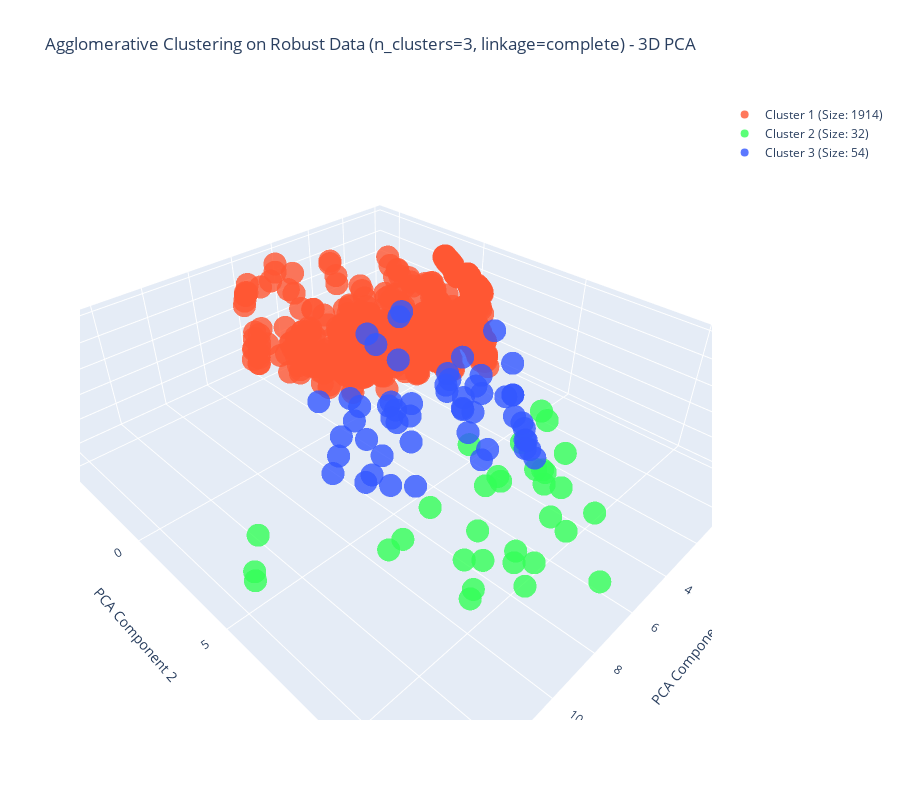

The code cell stored with this chart in its notebook:
### Code cell
from sklearn.decomposition import PCA
from sklearn.cluster import AgglomerativeClustering
from sklearn.metrics import silhouette_score
import matplotlib.pyplot as plt
import plotly.graph_objs as go
import numpy as np

def visualize_best_agglomerative_clusters_optimized_pca(best_agglomerative_data, best_agglomerative_n_clusters, best_agglomerative_linkage, best_agglomerative_title, sample_size=2000):
    # Sample data for visualization if it's too large
    if best_agglomerative_data.shape[0] > sample_size:
        random_indices = np.random.choice(best_agglomerative_data.shape[0], sample_size, replace=False)
        visualization_data = best_agglomerative_data[random_indices, :]
    else:
        visualization_data = best_agglomerative_data

    # Perform Agglomerative Clustering with the best parameters
    agglomerative = AgglomerativeClustering(n_clusters=best_agglomerative_n_clusters, linkage=best_agglomerative_linkage)
    labels = agglomerative.fit_predict(visualization_data)
    
    # Calculate additional metrics
    n_clusters_found = len(set(labels))
    cluster_sizes = {label: sum(labels == label) for label in set(labels)}  # Count points in each cluster
    n_noise = list(labels).count(-1)  # Agglomerative Clustering usually doesn’t have noise, but added for consistency
    if n_clusters_found > 1:
        silhouette_avg = silhouette_score(visualization_data, labels)
    else:
        silhouette_avg = "Not applicable"  # For cases with 1 or no clusters

    # Apply PCA with a fixed number of components for 2D or 3D
    pca_2d = PCA(n_components=2)
    pca_2d_data = pca_2d.fit_transform(visualization_data)
    
    # Define distinct colors for each cluster
    distinct_colors = ['#FF5733', '#33FF57', '#3357FF', '#F333FF', '#FFC300', '#FF33A1', '#33FFF0', '#A1FF33', '#5733FF', '#FF5733']

    # 2D Plot using Matplotlib
    plt.figure(figsize=(10, 7))
    unique_labels = set(labels)
    for label in unique_labels:
        if label == -1:
            color = "black"
            label_text = f"Noise (Size: {cluster_sizes[label]})"
        else:
            color = distinct_colors[label % len(distinct_colors)]
            label_text = f"Cluster {label + 1} (Size: {cluster_sizes[label]})"
        
        plt.scatter(
            pca_2d_data[labels == label, 0], 
            pca_2d_data[labels == label, 1], 
            s=50, c=color, label=label_text, alpha=0.7
        )
    
    plt.title(f"Agglomerative Clustering on {best_agglomerative_title} (n_clusters={best_agglomerative_n_clusters}, linkage={best_agglomerative_linkage}) - 2D PCA")
    plt.xlabel("PCA Component 1")
    plt.ylabel("PCA Component 2")
    plt.legend()
    plt.tight_layout()
    plt.show()

    # 3D Plot with Plotly using a fixed 3 components (only if needed)
    if sample_size <= 5000:  # Limit 3D plotting to smaller samples for performance
        pca_3d = PCA(n_components=3)
        pca_3d_data = pca_3d.fit_transform(visualization_data)
        
        fig = go.Figure()
        for label in unique_labels:
            if label == -1:
                color = "black"
                label_text = f"Noise (Size: {cluster_sizes[label]})"
            else:
                color = distinct_colors[label % len(distinct_colors)]
                label_text = f"Cluster {label + 1} (Size: {cluster_sizes[label]})"
            
            fig.add_trace(go.Scatter3d(
                x=pca_3d_data[labels == label, 0],
                y=pca_3d_data[labels == label, 1],
                z=pca_3d_data[labels == label, 2],
                mode='markers',
                marker=dict(size=8, color=color, opacity=0.8),
                name=label_text
            ))
        
        fig.update_layout(
            scene=dict(
                xaxis_title="PCA Component 1",
                yaxis_title="PCA Component 2",
                zaxis_title="PCA Component 3"
            ),
            title=f"Agglomerative Clustering on {best_agglomerative_title} (n_clusters={best_agglomerative_n_clusters}, linkage={best_agglomerative_linkage}) - 3D PCA",
            height=800
        )
        
        fig.show()

    # Return the metrics as separate outputs
    return silhouette_avg, n_clusters_found, n_noise, cluster_sizes

# Call the function directly using the predefined parameters
silhouette_avg, num_clusters, num_noise_points, cluster_sizes = visualize_best_agglomerative_clusters_optimized_pca(
    best_agglomerative_data, best_agglomerative_n_clusters, best_agglomerative_linkage, best_agglomerative_title, sample_size=2000
)

# Display the metrics separately
print(f"Silhouette Score: {silhouette_avg}")
print(f"Number of Clusters: {num_clusters}")
print(f"Number of Noise Points: {num_noise_points}")
print(f"Cluster Sizes: {cluster_sizes}")

### Figure 1 — Plotly figure (JSON) as saved in the notebook; plotly's stock layout.template omitted (floating-point values rounded to 4 significant figures; data arrays with more than 128 entries replaced by an {"elided": "..."} marker saying what was removed)
{"data": [{"marker": {"color": "#FF5733", "opacity": 0.8, "size": 8}, "mode": "markers", "name": "Cluster 1 (Size: 1914)", "type": "scatter3d", "x": {"elided": "1914 float values"}, "y": {"elided": "1914 float values"}, "z": {"elided": "1914 float values"}}, {"marker": {"color": "#33FF57", "opacity": 0.8, "size": 8}, "mode": "markers", "name": "Cluster 2 (Size: 32)", "type": "scatter3d", "x": [4.58, 7.434, 5.406, 7.003, 5.051, 9.04, 6.284, 4.536, 7.686, 8.316, 6.413, 14.27, 10.48, 14.12, 9.062, 5.312, 6.895, 5.618, 8.553, 8.607, 7.976, 6.176, 10.26, 13.25, 9.774, 4.946, 8.925, 9.608, 5.623, 5.498, 8.825, 4.43], "y": [8.157, 12.38, 9.64, 11.62, 8.827, 11.05, 10.07, 8.498, 10.43, 8.79, 7.537, 6.114, 7.275, 5.89, 8.953, 8.764, 10.28, 7.549, 11.71, 7.165, 9.951, 8.524, 10.18, 4.871, 9.894, 8.3, 9.514, 6.994, 6.151, 7.331, 10.48, 8.324], "z": [-0.1901, 0.001633, 0.4441, 1.76, -0.1307, 0.05265, 2.521, -0.1501, -0.5283, 0.04837, -0.1501, 0.4966, -0.2634, 0.5536, -0.49, 2.482, 0.6468, -0.443, 2.216, 0.1011, -0.1901, 1.993, -0.1714, 0.5829, -0.4179, 2.41, -0.1905, -0.6573, 0.309, -0.4386, 0.3661, -0.1967]}, {"marker": {"color": "#3357FF", "opacity": 0.8, "size": 8}, "mode": "markers", "name": "Cluster 3 (Size: 54)", "type": "scatter3d", "x": [7.042, 0.9825, 3.836, 8.401, 7.912, 3.043, 5.642, 4.127, 3.383, 4.88, 8.862, 4.569, 2.555, 2.168, 3.788, 2.422, 1.673, 9.081, 4.497, 6.251, 3.342, 3.384, 3.096, 2.168, 7.908, 6.48, 2.425, 3.687, 4.322, 2.641, 5.048, 7.813, 1.907, 5.635, 9.182, 4.461, 6.852, 5.148, 4.582, 8.785, 7.966, 3.332, 3.448, 8.613, 4.281, 2.072, 2.992, 3.892, 4.391, 7.166, 4.986, 3.135, 5.248, 3.348], "y": [2.651, 3.354, -0.6856, 2.701, 5.891, 2.875, 0.7699, 5.37, 6.892, 5.674, 2.906, 4.912, -0.04824, 5.298, 7.578, 3.201, 4.653, 4.813, 1.172, 0.9372, 3.071, 3.285, 6.658, 5.298, 4.788, 4.305, 5.644, 4.072, 5.963, -0.1008, 2.869, 2.196, 3.586, 1.724, 5.224, 1.667, 1.817, 6.348, 4.949, 2.314, 4.805, 3.124, 7.125, 5.75, 2.202, 5.08, 6.38, 7.217, 5.098, 3.572, 1.846, 6.593, 2.317, 4.442], "z": [-0.6029, 1.679, 1.061, -0.5588, -0.2661, 0.4684, -0.7994, 1.273, -0.3348, 2.064, -0.945, 0.6412, 1.808, 0.2403, -0.494, -0.7657, -0.3886, -0.0458, -1.137, -0.05139, 0.1762, 0.5423, -0.5928, 0.2389, 2.475, -0.1193, -0.4189, 1.975, -0.7234, 1.594, -0.4841, -0.3106, 0.1973, 2.321, 0.5711, 1.155, -0.3164, -0.4968, 0.613, 1.707, -0.8641, -0.08397, -0.5747, 2.558, -0.6291, 1.459, -0.03914, -0.2286, -0.4066, -0.7517, -1.128, -0.1018, -0.3867, -0.3739]}], "layout": {"height": 800, "scene": {"xaxis": {"title": {"text": "PCA Component 1"}}, "yaxis": {"title": {"text": "PCA Component 2"}}, "zaxis": {"title": {"text": "PCA Component 3"}}}, "title": {"text": "Agglomerative Clustering on Robust Data (n_clusters=3, linkage=complete) - 3D PCA"}}}
